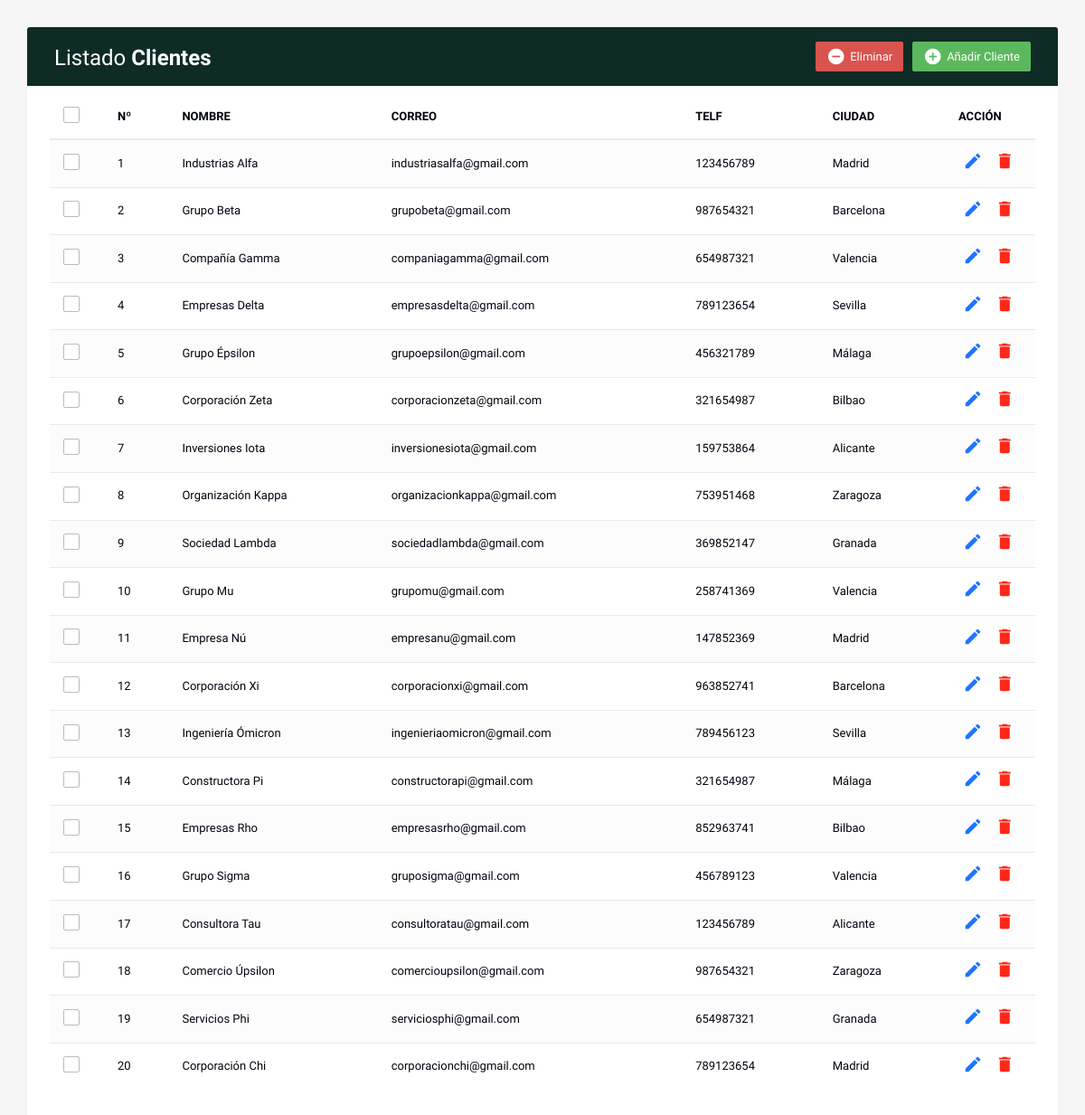
The page /php_crud_example/lista.php on the database its author committed.
### tables this page shows
CREATE TABLE `crud` (
  `id` int(11) NOT NULL,
  `name` varchar(60) NOT NULL,
  `email` varchar(30) NOT NULL,
  `phone` varchar(20) NOT NULL,
  `city` varchar(20) NOT NULL
);

### php_crud_example/lista.php (the view, shortened to what this page needs)
<?php
include 'backend/database.php';
?>
<!DOCTYPE html>
<html lang="en">
<head>
	<link rel="stylesheet" href="https://maxcdn.bootstrapcdn.com/font-awesome/4.7.0/css/font-awesome.min.css">
	<link rel="stylesheet" href="https://maxcdn.bootstrapcdn.com/bootstrap/3.3.7/css/bootstrap.min.css">
	<link rel="stylesheet" href="css/style.css">
</head>
<body>
    <div class="container">
        <div class="table-wrapper">
            <div class="table-title">
                <div class="row">
                    <div class="col-sm-6">
						<h2>Listado <b>Clientes</b></h2>
					</div>
					<div class="col-sm-6">
						<a href="#addEmployeeModal" class="btn btn-success" data-toggle="modal"><i class="material-icons">&#xE147;</i> <span>Añadir Cliente</span></a>
						<a href="JavaScript:void(0);" class="btn btn-danger" id="delete_multiple"><i class="material-icons">&#xE15C;</i> <span>Eliminar</span></a>
					</div>
                </div>
            </div>
            <table class="table table-striped table-hover">
                <thead>
                    <tr>
						<th>
							<span class="custom-checkbox">
								<label for="selectAll"></label>
							</span>
						</th>
						<th>Nº</th>
                        <th>NOMBRE</th>
                        <th>CORREO</th>
						<th>TELF</th>
                        <th>CIUDAD</th>
                        <th>ACCIÓN</th>
                    </tr>
                </thead>
				<tbody>
				<?php
				$result = mysqli_query($conn,"SELECT * FROM crud");
					$i=1;
					while($row = mysqli_fetch_array($result)) {
				?>
				<tr id="<?php echo $row["id"]; ?>">
				<td>
							<span class="custom-checkbox">
								<label for="checkbox2"></label>
							</span>
						</td>
					<td><?php echo $i; ?></td>
					<td><?php echo $row["name"]; ?></td>
					<td><?php echo $row["email"]; ?></td>
					<td><?php echo $row["phone"]; ?></td>
					<td><?php echo $row["city"]; ?></td>
					<td>
						<a href="#editEmployeeModal" class="edit" data-toggle="modal">
							<i class="material-icons update" data-toggle="tooltip"
							data-id="<?php echo $row["id"]; ?>"
							data-name="<?php echo $row["name"]; ?>"
							data-email="<?php echo $row["email"]; ?>"
							data-phone="<?php echo $row["phone"]; ?>"
							data-city="<?php echo $row["city"]; ?>"
							title="Edit">&#xE254;</i>
						</a>
						<a href="#deleteEmployeeModal" class="delete" data-id="<?php echo $row["id"]; ?>" data-toggle="modal"><i class="material-icons" data-toggle="tooltip"
						 title="Delete">&#xE872;</i></a>
                    </td>
				</tr>
				<?php
				$i++;
				}
				?>
				</tbody>
			</table>
        </div>
    </div>
</body>
</html>

### php_crud_example/css/style.css (style rules this page uses)
body { color: #00050f; background: #f5f5f5; font-family: 'Varela Round', sans-serif; font-size: 13px; }
.table-wrapper { background: #fff; padding: 20px 25px; margin: 30px 0; border-radius: 3px; box-shadow: 0 1px 1px rgba(0,0,0,.05); }
.table-title { padding-bottom: 15px; background: #0e2c25; color: #fff; padding: 16px 30px; margin: -20px -25px 10px; border-radius: 3px 3px 0 0; }
.table-title h2 { margin: 5px 0 0; font-size: 24px; }
.table-title .btn { color: #fff; float: right; font-size: 13px; border: none; min-width: 50px; border-radius: 2px; border: none; outline: none !important; margin-left: 10px; }
.table-title .btn i { float: left; font-size: 21px; margin-right: 5px; }
.table-title .btn span { float: left; margin-top: 2px; }
table.table tr th, table.table tr td { border-color: #e9e9e9; padding: 12px 15px; vertical-align: middle; }
table.table tr th:first-child { width: 60px; }
table.table tr th:last-child { width: 100px; }
table.table-striped tbody tr:nth-of-type(odd) { background-color: #fcfcfc; }
table.table td:last-child i { opacity: 0.9; font-size: 22px; margin: 0 5px; }
table.table td a { font-weight: bold; color: #566787; display: inline-block; text-decoration: none; outline: none !important; }
table.table td a.edit { color: #0766ff; }
table.table td a.delete { color: #ff1100; }
table.table td i { font-size: 19px; }
.custom-checkbox { position: relative; }
.custom-checkbox label:before { width: 18px; height: 18px; }
.custom-checkbox label:before { content: ''; margin-right: 10px; display: inline-block; vertical-align: text-top; background: white; border: 1px solid #bbb; border-radius: 2px; box-sizing: border-box; z-index: 2; }

### rows shown on the page
crud: name "Industrias Alfa", email "industriasalfa@gmail.com", phone "123456789", city "Madrid"
crud: name "Grupo Beta", email "grupobeta@gmail.com", phone "987654321", city "Barcelona"
crud: name "Compañía Gamma", email "companiagamma@gmail.com", phone "654987321", city "Valencia"
crud: name "Empresas Delta", email "empresasdelta@gmail.com", phone "789123654", city "Sevilla"
crud: name "Grupo Épsilon", email "grupoepsilon@gmail.com", phone "456321789", city "Málaga"
crud: name "Corporación Zeta", email "corporacionzeta@gmail.com", phone "321654987", city "Bilbao"
crud: name "Inversiones Iota", email "inversionesiota@gmail.com", phone "159753864", city "Alicante"
crud: name "Organización Kappa", email "organizacionkappa@gmail.com", phone "753951468", city "Zaragoza"
crud: name "Sociedad Lambda", email "sociedadlambda@gmail.com", phone "369852147", city "Granada"
crud: name "Grupo Mu", email "grupomu@gmail.com", phone "258741369", city "Valencia"
crud: name "Empresa Nú", email "empresanu@gmail.com", phone "147852369", city "Madrid"
crud: name "Corporación Xi", email "corporacionxi@gmail.com", phone "963852741", city "Barcelona"
crud: name "Ingeniería Ómicron", email "ingenieriaomicron@gmail.com", phone "789456123", city "Sevilla"
crud: name "Constructora Pi", email "constructorapi@gmail.com", phone "321654987", city "Málaga"
crud: name "Empresas Rho", email "empresasrho@gmail.com", phone "852963741", city "Bilbao"
crud: name "Grupo Sigma", email "gruposigma@gmail.com", phone "456789123", city "Valencia"
crud: name "Consultora Tau", email "consultoratau@gmail.com", phone "123456789", city "Alicante"
crud: name "Comercio Úpsilon", email "comercioupsilon@gmail.com", phone "987654321", city "Zaragoza"
crud: name "Servicios Phi", email "serviciosphi@gmail.com", phone "654987321", city "Granada"
crud: name "Corporación Chi", email "corporacionchi@gmail.com", phone "789123654", city "Madrid"
